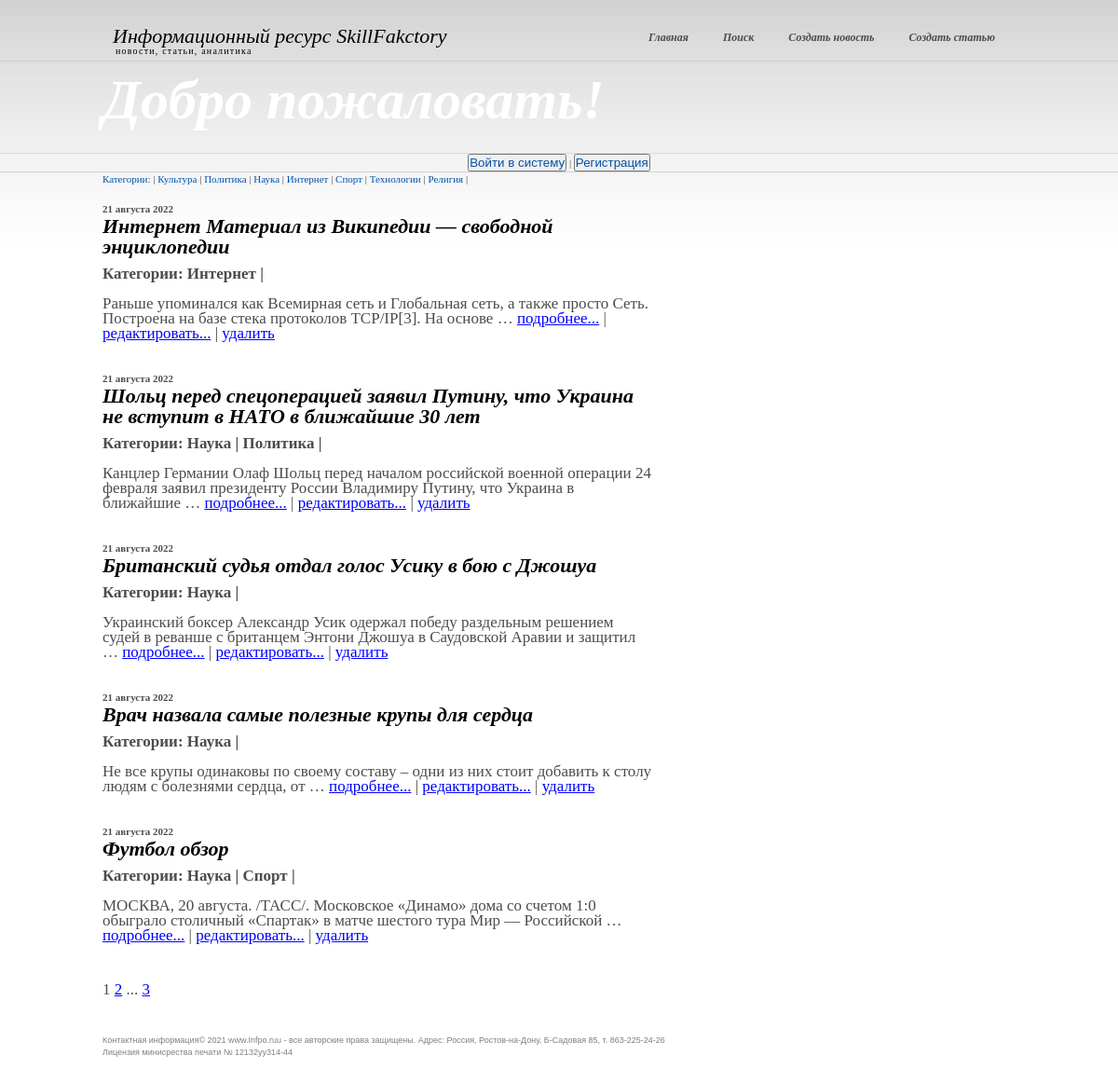
/home/, run on the app's committed database.
### news/models.py (models this page shows, shortened)
class Category(models.Model): #Table of categories
    name = models.CharField(max_length=255, unique=True)
    subscribers  = models.ManyToManyField ( settings.AUTH_USER_MODEL, through='SubscribersUsers')  # manytomany relation to the table "User"

class Post(models.Model): #Table for the posts
    head_article = models.CharField(max_length=255) #post`s name
    text_post = models.TextField() #text
    date = models.DateTimeField(auto_now_add = True) #date of the post will be added
    type_post = models.CharField(max_length = 20, choices = POSITIONS, default = 'news') #post`s type : news or article
    sum_rank = models.IntegerField ( default=0)
    id_author = models.ForeignKey('Author', on_delete=models.CASCADE) # onetomany relation to the table "Author"
    category = models.ManyToManyField('Category', through=PostCategory) #manytomany relation to the table "Category"

### news/views.py (the view)
class NewsList(ListView):
    model = Post
    ordering = '-date'
    template_name = 'home.html'
    context_object_name = 'news'
    paginate_by = 5
    def get_context_data(self, **kwargs):
        context = super().get_context_data(**kwargs)
        context['time_now'] = datetime.utcnow()
        context = super ( ).get_context_data ( **kwargs )
        context['get_author'] = not self.request.user.groups.filter ( name='author' ).exists ( )
        context['get_category'] = Category.objects.all()
        return context
    def get_queryset(self, **kwargs):
        is_private = self.request.GET.get ( 'category', None );
        if is_private:
            queryset = Post.objects.filter ( category=is_private ).order_by('-date')
        else:
            queryset = super ( ).get_queryset ( )
        return queryset

### news/templatetags/custom_filters.py (called while the page is built)
@register.filter()
def censor(value):
   if isinstance(value, str):
      a=['хрен', 'редиска', 'тыква']
      for i in a:
         b=' '+i[0]+'*' * (len(i)-1)+' '
         value=value.replace(i, b)
   return value

### templates/home.html (shortened to what this page needs)
{% extends 'flatpages/default.html' %}
{% load custom_filters%}
{% block search %}
    {% if request.user.username %}
        <p>Пользователь: {{request.user.username}}&nbsp|&nbsp<a href="/home/sign/logout/">Выйти</a>
        <button> <a href="sign/upgrade/">Стать автором</a> </button>
        </p>
    {% else %}
        <p><button> <a href="/home/accounts/login"> Войти в систему </a></button> | <button> <a href="/home/accounts/signup"> Регистрация </a></button></p>
    {% endif %}
{% endblock search %}
{% block content %}
    <div class="col">
       <div class="post">
           <a href="/home" title="разделы новостей">Категории:</a> |
           {% for c in get_category %}
           <a href="?category={{c.id}}">{{ c.name }}</a> |
           {% endfor %}
            <br><br>
           {% for i in news %}
               <h4>{{ i.date|date:'d E Y' }}</h4>
                <h3>{{ i.head_article| censor}}</h3>
                <p>
                <b>Категории:
               {% for v in i.category.all %}
                   {{ v.name }} |
                    {% endfor %}</b>
               <br><br>
                {{ i.text_post|truncatewords:20| censor }}
                <a href="{{ i.id }}">подробнее...</a> |
                <a href="news/{{ i.id }}/update">редактировать...</a> |
                <a href="news/{{ i.id }}/delete">удалить</a>
                </p><br><br>
           {% endfor %}
            <p>
            {{ page_obj.number }}
            {% if page_obj.has_next %}
                <a href="?page={{ page_obj.next_page_number }}">{{ page_obj.next_page_number }}</a>
                {% if paginator.num_pages != page_obj.next_page_number %}
                    ...
                    <a href="?page={{ page_obj.paginator.num_pages }}">{{ page_obj.paginator.num_pages }}</a>
                {% endif %}
            {% endif %}
        </p>
      </div>
    </div>
{% endblock content %}

### templates/flatpages/default.html (shortened to what this page needs)
<!DOCTYPE html PUBLIC "-//W3C//DTD XHTML 1.0 Transitional//EN" "http://www.w3.org/TR/xhtml1/DTD/xhtml1-transitional.dtd">
<html xmlns="http://www.w3.org/1999/xhtml">
<head>
{% load static %}
  <link rel="stylesheet" href="{% static 'css/styles.css' %}" type="text/css" media="all" />
<link rel="stylesheet" href="{% static 'css/styles_form.css' %}" type="text/css" media="all" />
</head>
<body>
<div id="header">
  <div class="shell">
    <div id="logo-holder">
      <h1 id="logo"><a href="#">Информационный ресурс SkillFakctory</a></h1>
      <p id="quote">новости, статьи, аналитика</p>
    </div>
    <div id="navigation">
      <ul>
        <li><a href="/home"><span>Главная</span></a></li>
        <li><a href="/home/search"><span>Поиск</span></a></li>
        <li><a href="/home/news/create"><span>Создать новость</span></a></li>
        <li><a href="/home/article/create"><span>Создать статью</span></a></li>
        </ul>
    </div>
  </div>
</div>
<div id="featured-content">
  <div class="shell">
    <h2>Добро пожаловать! </h2>
  </div>
</div>
<div align="center" >
    {% block search %}
    {% endblock search %}
</div>
<div>
  <div class="shell">
        {% block content %}
        {% endblock content %}
  </div>
</div>
<div class="footer">
  <div class="shell">
    <p class="lf">Контактная информация&copy; 2021 <a href="#">www.Infpo.ruu</a> - все авторские права защищены. Адрес: Россия, Ростов-на-Дону, Б-Садовая 85, т. 863-225-24-26</p>
    <div style="clear:both;">Лицензия минисрества печати № 12132уу314-44</div>
  </div>
</div>
</body>
</html>

### static/css/styles.css (style rules this page uses)
* { margin:0; padding:0; outline:0; }
body { font-size:11px; line-height:16px; font-family:Georgia, serif; color:#4c4c4c; background:#fff url(images/body-bg.gif) repeat-x 0 0; }
a { color:#0252aa; text-decoration:none; cursor:pointer; }
.shell { width:980px; margin:0 auto; }
#header { padding:24px 0 41px 0; border-bottom:1px solid #cbcbcb; }
#logo-holder { float:left; display:inline; padding:4px 0 0 11px; }
#logo-holder h1#logo a { font-size:22px; font-weight:normal; color:#000; line-height:21px; font-style:italic; }
#logo-holder p#quote { font-size:10px; color:#000; line-height:12px; padding-left:3px; letter-spacing:0.12em; }
#navigation { float:right; display:inline; }
#navigation ul { list-style:none outside none; }
#navigation ul li { float:left; display:inline; padding-right:7px; }
#navigation ul li a, #navigation ul li a span { float:left; display:inline; height:34px; font-weight:bold; font-style:italic; font-size:12px; color:#4c4c4c; line-height:33px; padding-left:15px; }
#navigation ul li a span { padding:0 15px 0 0; }
#featured-content { padding:11px 0 18px 0; border-bottom:1px solid #d9d9d9; }
#featured-content h2 { font-size:60px; font-style:italic; line-height:60px; color:#fff; padding-bottom:9px; }
.col { float:left; display:inline; width:590px; margin-right:28px; padding-bottom:41px; }
.post h3 { color:#000; font-size:22px; font-style:italic; line-height:22px; }
.post p { font-size:17px; padding-top:10px; }
.post p a { color:blue; text-decoration:underline; }
.footer { font-family:Verdana, sans-serif; font-size:9px; padding:10px 0; border-top:1px solid #d0d0d0; }
.footer, .footer a { color:#7f7f7f; text-decoration:none; }
.footer p { margin:0; padding:0; line-height:normal; }
.footer .lf { float:left; }

### data on the page
Category: name "Культура"
Category: name "Политика"
Category: name "Наука"
Category: name "Интернет"
Category: name "Спорт"
Category: name "Технологии"
Category: name "Религия"
Post: date "21 августа 2022", head_article|censor "Интернет Материал из Википедии — свободной энциклопедии", text_post|censor "Раньше упоминался как Всемирная сеть и Глобальная сеть, а также просто Сеть. Построена на базе стека протоколов TCP/IP[3]. На основе …"
Post: date "21 августа 2022", head_article|censor "Шольц перед спецоперацией заявил Путину, что Украина не вступит в НАТО в ближайшие 30 лет", text_post|censor "Канцлер Германии Олаф Шольц перед началом российской военной операции 24 февраля заявил президенту России Владимиру Путину, что Украина в ближайшие …"
Post: date "21 августа 2022", head_article|censor "Британский судья отдал голос Усику в бою с Джошуа", text_post|censor "Украинский боксер Александр Усик одержал победу раздельным решением судей в реванше с британцем Энтони Джошуа в Саудовской Аравии и защитил …"
Post: date "21 августа 2022", head_article|censor "Врач назвала самые полезные крупы для сердца", text_post|censor "Не все крупы одинаковы по своему составу – одни из них стоит добавить к столу людям с болезнями сердца, от …"
Post: date "21 августа 2022", head_article|censor "Футбол обзор", text_post|censor "МОСКВА, 20 августа. /ТАСС/. Московское «Динамо» дома со счетом 1:0 обыграло столичный «Спартак» в матче шестого тура Мир — Российской …"

### other printed values
{{ page_obj.number }} "1"
{{ page_obj.next_page_number }} "2"
{{ page_obj.paginator.num_pages }} "3"
